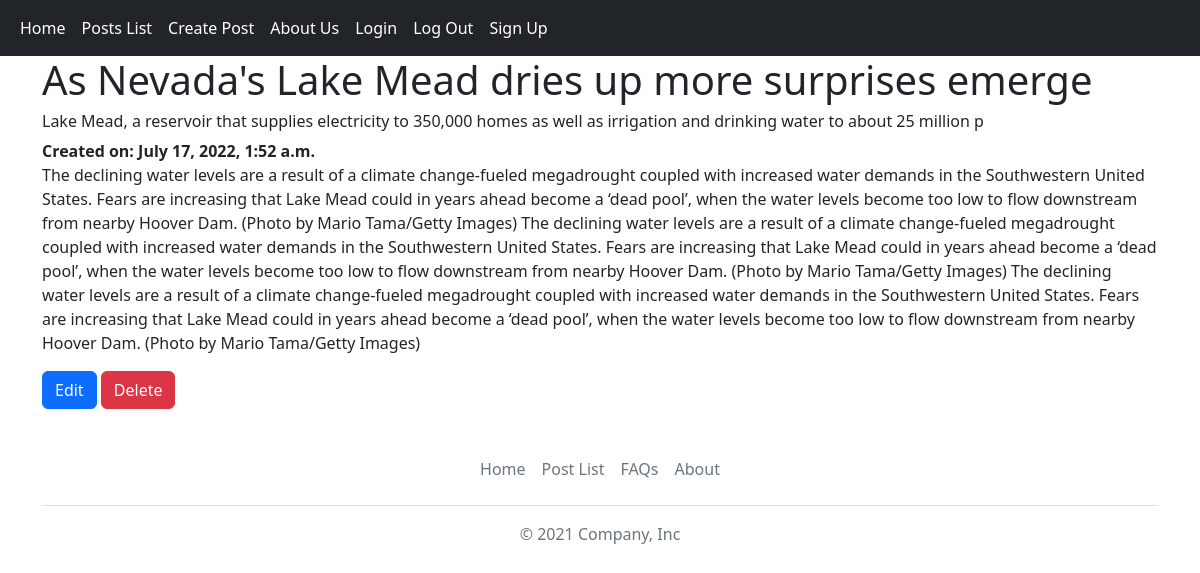
Page /posts/2/ on the committed database.
### posts/models.py (models this page shows, shortened)
class Post(models.Model):
    title = models.CharField(max_length=128)
    subtitle = models.CharField(max_length=128)
    author = models.ForeignKey(
        get_user_model(),
        on_delete=models.CASCADE
    )
    body = models.TextField()
    created_on = models.DateTimeField(auto_now_add=True)

### posts/views.py (the view)
# urls.py: path('<int:pk>/', PostDetailView.as_view(), name='post_detail'),
class PostDetailView(DetailView):
    template_name = "posts/detail.html"
    model = Post

### templates/posts/detail.html (shortened to what this page needs)
{% extends 'base.html' %}
{% block content %}
<h1>{{ post.title }}</h1>
<h6>{{ post.subtitle }}</h6>
<strong>Created on: {{ post.created_on }}</strong>
<p>{{ post.body }}</p>
<a class="btn  btn-primary" href="{% url 'post_edit' post.id %}">Edit</a>
<a class="btn  btn-danger" href="{% url 'post_delete' post.id %}">Delete</a>
{% endblock content %}

### rows in the picture
Post: title "As Nevada's Lake Mead dries up more surprises emerge", subtitle "Lake Mead, a reservoir that supplies electricity to 350,000 homes as well as irrigation and drinking water to about 25 million p", created_on "July 17, 2022, 1:52 a.m.", body "The declining water levels are a result of a climate change-fueled megadrought coupled with increased water demands in the Southwestern United States. Fears are increasing that Lake Mead could in years ahead become a ‘dead pool’, when the water levels become too low to flow downstream from nearby Hoover Dam. (Photo by Mario Tama/Getty Images) The declining water levels are a result of a climate change-fueled megadrought coupled with increased water demands in the Southwestern United States. Fears are increasing that Lake Mead could in years ahead become a ‘dead pool’, when the water levels become too low to flow downstream from nearby Hoover Dam. (Photo by Mario Tama/Getty Images) The…"
